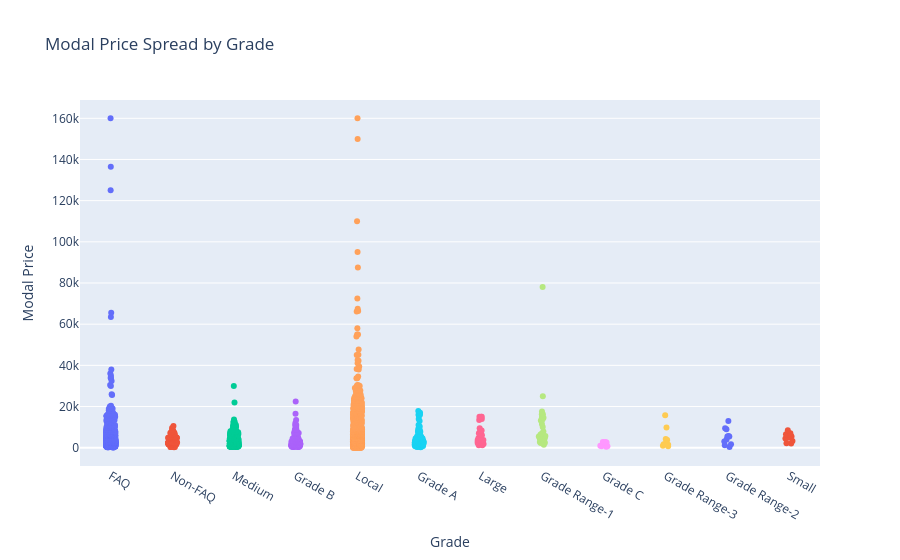

Notebook source saved alongside this figure:
### Markdown cell above
## 3.3.10   Modal Price Spread by Grade-Strip plot

### Code cell
import plotly.express as px

fig = px.strip(
    df,
    x="grade",
    y="modal_price",
    color="grade",
    title="Modal Price Spread by Grade",
    hover_data=["commodity", "market", "state"]
)

fig.update_layout(
    xaxis_title="Grade",
    yaxis_title="Modal Price",
    showlegend=False
)

fig.show()

### Figure 1 — Plotly figure (JSON) as saved in the notebook; plotly's stock layout.template omitted (floating-point values rounded to 4 significant figures; data arrays with more than 128 entries replaced by an {"elided": "..."} marker saying what was removed)
{"data": [{"alignmentgroup": "True", "boxpoints": "all", "customdata": {"elided": "1962x3 str values"}, "fillcolor": "rgba(255,255,255,0)", "hoveron": "points", "hovertemplate": "grade=%{x}<br>modal_price=%{y}<br>commodity=%{customdata[0]}<br>market=%{customdata[1]}<br>state=%{customdata[2]}<extra></extra>", "legendgroup": "FAQ", "line": {"color": "rgba(255,255,255,0)"}, "marker": {"color": "#636efa"}, "name": "FAQ", "offsetgroup": "FAQ", "orientation": "v", "pointpos": 0, "showlegend": true, "type": "box", "x": {"elided": "1962 str values"}, "x0": " ", "xaxis": "x", "y": {"elided": "1962 float values"}, "y0": " ", "yaxis": "y"}, {"alignmentgroup": "True", "boxpoints": "all", "customdata": {"elided": "154x3 str values"}, "fillcolor": "rgba(255,255,255,0)", "hoveron": "points", "hovertemplate": "grade=%{x}<br>modal_price=%{y}<br>commodity=%{customdata[0]}<br>market=%{customdata[1]}<br>state=%{customdata[2]}<extra></extra>", "legendgroup": "Non-FAQ", "line": {"color": "rgba(255,255,255,0)"}, "marker": {"color": "#EF553B"}, "name": "Non-FAQ", "offsetgroup": "Non-FAQ", "orientation": "v", "pointpos": 0, "showlegend": true, "type": "box", "x": {"elided": "154 str values"}, "x0": " ", "xaxis": "x", "y": {"elided": "154 float values"}, "y0": " ", "yaxis": "y"}, {"alignmentgroup": "True", "boxpoints": "all", "customdata": {"elided": "510x3 str values"}, "fillcolor": "rgba(255,255,255,0)", "hoveron": "points", "hovertemplate": "grade=%{x}<br>modal_price=%{y}<br>commodity=%{customdata[0]}<br>market=%{customdata[1]}<br>state=%{customdata[2]}<extra></extra>", "legendgroup": "Medium", "line": {"color": "rgba(255,255,255,0)"}, "marker": {"color": "#00cc96"}, "name": "Medium", "offsetgroup": "Medium", "orientation": "v", "pointpos": 0, "showlegend": true, "type": "box", "x": {"elided": "510 str values"}, "x0": " ", "xaxis": "x", "y": {"elided": "510 float values"}, "y0": " ", "yaxis": "y"}, {"alignmentgroup": "True", "boxpoints": "all", "customdata": {"elided": "181x3 str values"}, "fillcolor": "rgba(255,255,255,0)", "hoveron": "points", "hovertemplate": "grade=%{x}<br>modal_price=%{y}<br>commodity=%{customdata[0]}<br>market=%{customdata[1]}<br>state=%{customdata[2]}<extra></extra>", "legendgroup": "Grade B", "line": {"color": "rgba(255,255,255,0)"}, "marker": {"color": "#ab63fa"}, "name": "Grade B", "offsetgroup": "Grade B", "orientation": "v", "pointpos": 0, "showlegend": true, "type": "box", "x": {"elided": "181 str values"}, "x0": " ", "xaxis": "x", "y": {"elided": "181 float values"}, "y0": " ", "yaxis": "y"}, {"alignmentgroup": "True", "boxpoints": "all", "customdata": {"elided": "3898x3 str values"}, "fillcolor": "rgba(255,255,255,0)", "hoveron": "points", "hovertemplate": "grade=%{x}<br>modal_price=%{y}<br>commodity=%{customdata[0]}<br>market=%{customdata[1]}<br>state=%{customdata[2]}<extra></extra>", "legendgroup": "Local", "line": {"color": "rgba(255,255,255,0)"}, "marker": {"color": "#FFA15A"}, "name": "Local", "offsetgroup": "Local", "orientation": "v", "pointpos": 0, "showlegend": true, "type": "box", "x": {"elided": "3898 str values"}, "x0": " ", "xaxis": "x", "y": {"elided": "3898 float values"}, "y0": " ", "yaxis": "y"}, {"alignmentgroup": "True", "boxpoints": "all", "customdata": {"elided": "186x3 str values"}, "fillcolor": "rgba(255,255,255,0)", "hoveron": "points", "hovertemplate": "grade=%{x}<br>modal_price=%{y}<br>commodity=%{customdata[0]}<br>market=%{customdata[1]}<br>state=%{customdata[2]}<extra></extra>", "legendgroup": "Grade A", "line": {"color": "rgba(255,255,255,0)"}, "marker": {"color": "#19d3f3"}, "name": "Grade A", "offsetgroup": "Grade A", "orientation": "v", "pointpos": 0, "showlegend": true, "type": "box", "x": {"elided": "186 str values"}, "x0": " ", "xaxis": "x", "y": {"elided": "186 float values"}, "y0": " ", "yaxis": "y"}, {"alignmentgroup": "True", "boxpoints": "all", "customdata": [["Ashgourd", "Palakkad APMC", "Kerala"], ["Bitter gourd", "Sooranad  VFPCK APMC", "Kerala"], ["Pomegranate", "New Grain Market(main), Karnal APMC", "Haryana"], ["Little gourd(Kundru)", "Thodupuzha APMC", "Kerala"], ["Yam(Ratalu)", "Thodupuzha APMC", "Kerala"], ["Capsicum", "Perinthalmanna APMC", "Kerala"], ["Elephant Yam(Suran)/Amorphophallus", "Thodupuzha APMC", "Kerala"], ["Pomegranate", "Binny Mill (F&V), Bangalore APMC", "Karnataka"], ["Beetroot", "Perinthalmanna APMC", "Kerala"], ["Snakeguard", "Perinthalmanna APMC", "Kerala"], ["Cucumbar(Kheera)", "Perinthalmanna APMC", "Kerala"], ["Drumstick", "Perinthalmanna APMC", "Kerala"], ["Green Chilli", "Manglaur APMC", "Uttarakhand"], ["Green Chilli", "Perinthalmanna APMC", "Kerala"], ["Beetroot", "Perinthalmanna APMC", "Kerala"], ["Pumpkin", "Piravam APMC", "Kerala"], ["Mango", "Thodupuzha APMC", "Kerala"], ["Pomegranate", "Binny Mill (F&V), Bangalore APMC", "Karnataka"], ["Cabbage", "Narasinghpur APMC", "Odisha"], ["Cluster beans", "Perinthalmanna APMC", "Kerala"], ["Banana", "Thodupuzha APMC", "Kerala"], ["Grapes", "Mukkom APMC", "Kerala"], ["Pineapple", "Perinthalmanna APMC", "Kerala"], ["Onion", "Perinthalmanna APMC", "Kerala"], ["Banana", "Pala APMC", "Kerala"], ["Banana", "Kuthuparambu APMC", "Kerala"], ["Orange", "Mukkom APMC", "Kerala"], ["Cauliflower", "Narasinghpur APMC", "Odisha"], ["Banana", "Ernakulam APMC", "Kerala"], ["Apple", "Mukkom APMC", "Kerala"], ["Cauliflower", "Narasinghpur APMC", "Odisha"], ["Pumpkin", "Thodupuzha APMC", "Kerala"], ["Ashgourd", "Perinthalmanna APMC", "Kerala"], ["Banana", "Thalasserry APMC", "Kerala"]], "fillcolor": "rgba(255,255,255,0)", "hoveron": "points", "hovertemplate": "grade=%{x}<br>modal_price=%{y}<br>commodity=%{customdata[0]}<br>market=%{customdata[1]}<br>state=%{customdata[2]}<extra></extra>", "legendgroup": "Large", "line": {"color": "rgba(255,255,255,0)"}, "marker": {"color": "#FF6692"}, "name": "Large", "offsetgroup": "Large", "orientation": "v", "pointpos": 0, "showlegend": true, "type": "box", "x": ["Large", "Large", "Large", "Large", "Large", "Large", "Large", "Large", "Large", "Large", "Large", "Large", "Large", "Large", "Large", "Large", "Large", "Large", "Large", "Large", "Large", "Large", "Large", "Large", "Large", "Large", "Large", "Large", "Large", "Large", "Large", "Large", "Large", "Large"], "x0": " ", "xaxis": "x", "y": [2600.0, 8400.0, 14000.0, 4500.0, 4700.0, 6500.0, 6100.0, 15000.0, 3200.0, 5000.0, 2600.0, 13500.0, 2400.0, 6300.0, 3800.0, 3000.0, 8100.0, 15000.0, 1800.0, 8300.0, 2600.0, 7700.0, 5400.0, 2600.0, 3200.0, 7000.0, 9500.0, 1200.0, 3800.0, 15000.0, 1200.0, 3100.0, 2300.0, 3700.0], "y0": " ", "yaxis": "y"}, {"alignmentgroup": "True", "boxpoints": "all", "customdata": [["Capsicum", "Vandiperiyar APMC", "Kerala"], ["Jasmine", "Gudimalkapur APMC", "Telangana"], ["Pomegranate", "Gazipur APMC", "Uttar Pradesh"], ["Lilly", "Gudimalkapur APMC", "Telangana"], ["Mustard Oil", "Gonda APMC", "Uttar Pradesh"], ["Guar Seed(Cluster Beans Seed)", "Mohangarh APMC", "Rajasthan"], ["Guar Seed(Cluster Beans Seed)", "Anupgarh APMC", "Rajasthan"], ["Green Gram Dal(Moong Dal)", "Bishenpur APMC", "Manipur"], ["Black Gram Dal(Urd Dal)", "Thoubal APMC", "Manipur"], ["Cabbage", "Parlakhemundi APMC", "Odisha"], ["Arhar Dal(Tur Dal)", "Thoubal APMC", "Manipur"], ["Arhar Dal(Tur Dal)", "Bishenpur APMC", "Manipur"], ["Carrot", "Vandiperiyar APMC", "Kerala"], ["Cucumbar(Kheera)", "Vandiperiyar APMC", "Kerala"], ["Tamarind Fruit", "Hyderabad (F&V) APMC", "Telangana"], ["Mustard Oil", "Gonda APMC", "Uttar Pradesh"], ["Fish", "Balugaon APMC", "Odisha"], ["Mace", "Thodupuzha APMC", "Kerala"], ["Rubber", "Thodupuzha APMC", "Kerala"], ["Pumpkin", "Vandiperiyar APMC", "Kerala"], ["Garlic", "Vandiperiyar APMC", "Kerala"], ["Elephant Yam(Suran)/Amorphophallus", "Vandiperiyar APMC", "Kerala"], ["Cabbage", "Vandiperiyar APMC", "Kerala"], ["Carrot", "Vandiperiyar APMC", "Kerala"], ["Sheep", "Turvekere APMC", "Karnataka"], ["Banana", "Seethathode  VFPCK APMC", "Kerala"], ["Paddy(Common)", "Kagaznagar APMC", "Telangana"], ["Groundnut", "Mohangarh APMC", "Rajasthan"], ["Garlic", "Patran APMC", "Punjab"], ["Garlic", "Khanna APMC", "Punjab"], ["Paddy(Common)", "Somvarpet APMC", "Karnataka"], ["Paddy(Basmati)", "Beri APMC", "Haryana"], ["Rice", "Karimpur APMC", "West Bengal"], ["Bitter gourd", "Mysore (Bandipalya) APMC", "Karnataka"]], "fillcolor": "rgba(255,255,255,0)", "hoveron": "points", "hovertemplate": "grade=%{x}<br>modal_price=%{y}<br>commodity=%{customdata[0]}<br>market=%{customdata[1]}<br>state=%{customdata[2]}<extra></extra>", "legendgroup": "Grade Range-1", "line": {"color": "rgba(255,255,255,0)"}, "marker": {"color": "#B6E880"}, "name": "Grade Range-1", "offsetgroup": "Grade Range-1", "orientation": "v", "pointpos": 0, "showlegend": true, "type": "box", "x": ["Grade Range-1", "Grade Range-1", "Grade Range-1", "Grade Range-1", "Grade Range-1", "Grade Range-1", "Grade Range-1", "Grade Range-1", "Grade Range-1", "Grade Range-1", "Grade Range-1", "Grade Range-1", "Grade Range-1", "Grade Range-1", "Grade Range-1", "Grade Range-1", "Grade Range-1", "Grade Range-1", "Grade Range-1", "Grade Range-1", "Grade Range-1", "Grade Range-1", "Grade Range-1", "Grade Range-1", "Grade Range-1", "Grade Range-1", "Grade Range-1", "Grade Range-1", "Grade Range-1", "Grade Range-1", "Grade Range-1", "Grade Range-1", "Grade Range-1", "Grade Range-1"], "x0": " ", "xaxis": "x", "y": [7000.0, 78000.0, 7850.0, 4000.0, 16200.0, 4550.0, 5700.0, 14500.0, 13750.0, 1400.0, 14750.0, 14500.0, 5400.0, 4000.0, 10000.0, 16300.0, 16000.0, 25000.0, 17600.0, 4500.0, 11500.0, 6400.0, 4400.0, 5500.0, 13200.0, 2800.0, 2400.0, 6000.0, 6750.0, 4000.0, 2300.0, 4300.0, 5000.0, 2800.0], "y0": " ", "yaxis": "y"}, {"alignmentgroup": "True", "boxpoints": "all", "customdata": [["Cabbage", "Bargarh(Barapalli) APMC", "Odisha"], ["Guava", "Haridwar Union APMC", "Uttarakhand"], ["Cucumbar(Kheera)", "Nabha APMC", "Punjab"], ["Cabbage", "Batala APMC", "Punjab"], ["Potato", "Hargaon (Laharpur) APMC", "Uttar Pradesh"], ["Potato", "Gazipur APMC", "Uttar Pradesh"], ["Potato", "Bargarh APMC", "Odisha"], ["Potato", "Bargarh(Barapalli) APMC", "Odisha"], ["Tomato", "Bhagwanpur(Naveen Mandi Sthal) APMC", "Uttarakhand"]], "fillcolor": "rgba(255,255,255,0)", "hoveron": "points", "hovertemplate": "grade=%{x}<br>modal_price=%{y}<br>commodity=%{customdata[0]}<br>market=%{customdata[1]}<br>state=%{customdata[2]}<extra></extra>", "legendgroup": "Grade C", "line": {"color": "rgba(255,255,255,0)"}, "marker": {"color": "#FF97FF"}, "name": "Grade C", "offsetgroup": "Grade C", "orientation": "v", "pointpos": 0, "showlegend": true, "type": "box", "x": ["Grade C", "Grade C", "Grade C", "Grade C", "Grade C", "Grade C", "Grade C", "Grade C", "Grade C"], "x0": " ", "xaxis": "x", "y": [2500.0, 2800.0, 1800.0, 1000.0, 650.0, 700.0, 2800.0, 2500.0, 490.0], "y0": " ", "yaxis": "y"}, {"alignmentgroup": "True", "boxpoints": "all", "customdata": [["Arhar Dal(Tur Dal)", "Akbarpur APMC", "Uttar Pradesh"], ["Lemon", "Rasda APMC", "Uttar Pradesh"], ["Bottle gourd", "Rasda APMC", "Uttar Pradesh"], ["White Peas", "Akbarpur APMC", "Uttar Pradesh"], ["Mustard Oil", "Lakhimpur APMC", "Uttar Pradesh"], ["Spinach", "Rasda APMC", "Uttar Pradesh"], ["Potato", "Rasda APMC", "Uttar Pradesh"], ["Onion", "Rasda APMC", "Uttar Pradesh"], ["Bottle gourd", "Rasda APMC", "Uttar Pradesh"]], "fillcolor": "rgba(255,255,255,0)", "hoveron": "points", "hovertemplate": "grade=%{x}<br>modal_price=%{y}<br>commodity=%{customdata[0]}<br>market=%{customdata[1]}<br>state=%{customdata[2]}<extra></extra>", "legendgroup": "Grade Range-3", "line": {"color": "rgba(255,255,255,0)"}, "marker": {"color": "#FECB52"}, "name": "Grade Range-3", "offsetgroup": "Grade Range-3", "orientation": "v", "pointpos": 0, "showlegend": true, "type": "box", "x": ["Grade Range-3", "Grade Range-3", "Grade Range-3", "Grade Range-3", "Grade Range-3", "Grade Range-3", "Grade Range-3", "Grade Range-3", "Grade Range-3"], "x0": " ", "xaxis": "x", "y": [9870.0, 3800.0, 1780.0, 4170.0, 15750.0, 975.0, 680.0, 1460.0, 1725.0], "y0": " ", "yaxis": "y"}, {"alignmentgroup": "True", "boxpoints": "all", "customdata": [["Tamarind Fruit", "Hyderabad (F&V) APMC", "Telangana"], ["Wood", "Jahanabad APMC", "Uttar Pradesh"], ["Guar Seed(Cluster Beans Seed)", "Jaipur (Grain) APMC", "Rajasthan"], ["Corriander seed", "Rajdhanai Mandi (KukarKheda) APMC", "Rajasthan"], ["Bitter gourd", "Sarankul APMC", "Odisha"], ["Cabbage", "Sarankul APMC", "Odisha"], ["Orange", "Haridwar Union APMC", "Uttarakhand"], ["Garlic", "Gazipur APMC", "Uttar Pradesh"], ["Garlic", "PMY Chamba", "Himachal Pradesh"], ["Tomato", "Sarankul APMC", "Odisha"], ["Maize", "Kapasan APMC", "Rajasthan"]], "fillcolor": "rgba(255,255,255,0)", "hoveron": "points", "hovertemplate": "grade=%{x}<br>modal_price=%{y}<br>commodity=%{customdata[0]}<br>market=%{customdata[1]}<br>state=%{customdata[2]}<extra></extra>", "legendgroup": "Grade Range-2", "line": {"color": "rgba(255,255,255,0)"}, "marker": {"color": "#636efa"}, "name": "Grade Range-2", "offsetgroup": "Grade Range-2", "orientation": "v", "pointpos": 0, "showlegend": true, "type": "box", "x": ["Grade Range-2", "Grade Range-2", "Grade Range-2", "Grade Range-2", "Grade Range-2", "Grade Range-2", "Grade Range-2", "Grade Range-2", "Grade Range-2", "Grade Range-2", "Grade Range-2"], "x0": " ", "xaxis": "x", "y": [9000.0, 310.0, 5500.0, 9500.0, 5500.0, 1200.0, 3000.0, 5650.0, 13000.0, 4000.0, 1700.0], "y0": " ", "yaxis": "y"}, {"alignmentgroup": "True", "boxpoints": "all", "customdata": [["Lemon", "North Paravur APMC", "Kerala"], ["Colacasia", "North Paravur APMC", "Kerala"], ["Pointed gourd(Parval)", "Banki APMC", "Odisha"], ["Colacasia", "Banki APMC", "Odisha"], ["Lemon", "North Paravur APMC", "Kerala"], ["Banana", "Taliparamba APMC", "Kerala"], ["Banana", "Kuthuparambu APMC", "Kerala"], ["Tomato", "Ahmedgarh APMC", "Punjab"], ["Ashgourd", "Palakkad APMC", "Kerala"], ["Green Chilli", "Mehatpur APMC", "Punjab"], ["Green Chilli", "Bhagepalli APMC", "Karnataka"], ["Banana", "Thalasserry APMC", "Kerala"]], "fillcolor": "rgba(255,255,255,0)", "hoveron": "points", "hovertemplate": "grade=%{x}<br>modal_price=%{y}<br>commodity=%{customdata[0]}<br>market=%{customdata[1]}<br>state=%{customdata[2]}<extra></extra>", "legendgroup": "Small", "line": {"color": "rgba(255,255,255,0)"}, "marker": {"color": "#EF553B"}, "name": "Small", "offsetgroup": "Small", "orientation": "v", "pointpos": 0, "showlegend": true, "type": "box", "x": ["Small", "Small", "Small", "Small", "Small", "Small", "Small", "Small", "Small", "Small", "Small", "Small"], "x0": " ", "xaxis": "x", "y": [5500.0, 4500.0, 8500.0, 2200.0, 5500.0, 6500.0, 7000.0, 4800.0, 2100.0, 6000.0, 3200.0, 6200.0], "y0": " ", "yaxis": "y"}], "layout": {"boxmode": "overlay", "legend": {"title": {"text": "grade"}, "tracegroupgap": 0}, "showlegend": false, "title": {"text": "Modal Price Spread by Grade"}, "xaxis": {"anchor": "y", "categoryarray": ["FAQ", "Non-FAQ", "Medium", "Grade B", "Local", "Grade A", "Large", "Grade Range-1", "Grade C", "Grade Range-3", "Grade Range-2", "Small"], "categoryorder": "array", "domain": [0, 1], "title": {"text": "Grade"}}, "yaxis": {"anchor": "x", "domain": [0, 1], "title": {"text": "Modal Price"}}}}
